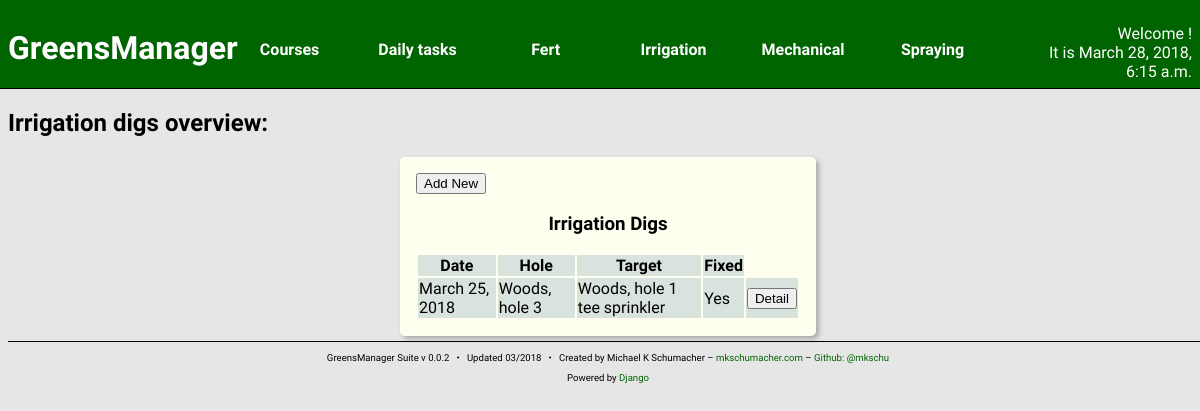
Screenshot of /irrigation/dig/ with the database file from the repository.
### irrigation/models.py (models this page shows)
class IrrigationDig(models.Model):
    date = models.DateField(default=date.today)
    hole = models.ForeignKey('courses.Hole')
    sprinkler = models.ForeignKey(SprinklerHead,
                                  blank = True,
                                  null = True)
    quick_coupler = models.ForeignKey(QuickCoupler,
                                      blank=True,
                                      null=True)
    drain = models.ForeignKey(Drain,
                              blank=True,
                              null=True)
    fixed = models.BooleanField(default = False)
    description = models.TextField(blank=True, null=True)
    created_at = models.DateTimeField(auto_now_add=True)
    updated_at = models.DateTimeField(auto_now=True)

class SprinklerHead(models.Model):
    sprinkler_number = models.IntegerField()
    make = models.CharField(max_length=256,
                            blank=True,
                            null=True)
    model = models.CharField(max_length=256,
                             blank=True,
                             null=True)
    latitude = models.FloatField()
    longitude = models.FloatField()
    distance = models.IntegerField(blank = True, null = True)
    satellite_box = models.ForeignKey(SatelliteBox)
    hole = models.ForeignKey('courses.Hole',
                             blank = True,
                             null = True)
    tee = models.ForeignKey('courses.Tee',
                            blank = True,
                            null = True)
    fairway = models.ForeignKey('courses.Fairway',
                                blank = True,
                                null = True)
    green = models.ForeignKey('courses.Green',
                              blank = True,
                              null = True)
    rough = models.ForeignKey('courses.Rough',
                              blank = True,
                              null = True)
    problem = models.BooleanField(default = False)
    created_at = models.DateTimeField(auto_now_add=True)
    updated_at = models.DateTimeField(auto_now=True)
    def __str__(self):
        if self.tee:
            return "%s sprinkler" % (self.tee)
        elif self.fairway:
            return "%s sprinkler" % (self.fairway)
        elif self.green:
            return "%s sprinkler" % (self.green)
        elif self.rough:
            return "%s sprinkler" % (self.rough)
        else:
            return "sprinkler on %s" % (self.satellite_box)

### courses/models.py (models this page shows)
class Hole(models.Model):
    number = models.IntegerField()
    nickname = models.CharField(max_length=256,
                                null = True,
                                blank = True)
    par = models.IntegerField(default = 4)
    yardage = models.IntegerField()
    course = models.ForeignKey(Course, related_name='hole')
    created_at = models.DateTimeField(auto_now_add=True)
    updated_at = models.DateTimeField(auto_now=True)
    def __str__(self):
        return "%s, hole %d" % (self.course,
                                self.number)

class Course(models.Model):
    name = models.CharField(max_length=256)
    created_at = models.DateTimeField(auto_now_add=True)
    updated_at = models.DateTimeField(auto_now=True)
    def __str__(self):
        return "%s" % (self.name)

class TurfFeature(models.Model):
    area = models.IntegerField()
    soil_type = models.ForeignKey('turfs.SoilType',
                                  blank = True,
                                  null = True)
    turf_species = models.ForeignKey('turfs.TurfgrassSpecies',
                                     blank = True,
                                     null = True)
    turf_cultivar = models.ForeignKey('turfs.Cultivar',
                                      blank = True,
                                      null = True)
    mow_direction = models.DecimalField(decimal_places=24,
                                        max_digits=32,
                                        default=0)
    created_at = models.DateTimeField(auto_now_add=True)
    updated_at = models.DateTimeField(auto_now=True)

class Tee(TurfFeature):
    hole = models.ForeignKey(Hole, related_name='tee')
    def __str__(self):
        return "%s tee" % (self.hole)

### irrigation/views.py (the view)
def digIndex(request):
    digs = IrrigationDig.objects.all().order_by('-date')
    context = {
        'curr_time': curr_time(),
        'digs': digs,
    }
    return render(request, 'irrigation/dig_index.html', context)

### irrigation/views.py (called while the page is built)
def curr_time():
    return now()

### irrigation/templates/irrigation/dig_index.html (shortened to what this page needs)
{% include "head.html" %}
<h2>Irrigation digs overview:</h2>
<section class="content-block content-block-full">
    <a href="{% url 'irr:dig_new' %}">
        <button>Add New</button>
    </a>
    <h3>Irrigation Digs</h3>
    <table>
        <thead>
            <th>Date</th>
            <th>Hole</th>
            <th>Target</th>
            <th>Fixed</th>
        </thead>
        {% for d in digs %}
        <tr>
            <td>{{ d.date }}</td>
            <td>{{ d.hole }}</td>
            <td>
                {% if d.sprinkler %}
                    {{ d.sprinkler }}
                {% endif %}
            </td>
            <td>
                {% if d.fixed %}
                    Yes
                {% else %}
                    No
                {% endif %}
            </td>
            <td>
                <a href="{% url 'irr:dig_detail' pk=d.pk %}">
                    <button>Detail</button>
                </a>
            </td>
        </tr>
        {% endfor %}
    </table>
</section>
{% include "foot.html" %}

### greensManager/static/styles/main.css (style rules this page uses)
body { background: #e6e6e6; font-family: 'Quattrocento Sans', sans-serif; width: 100vw; overflow: auto; }
a { text-decoration: none; color: darkgreen; }
.content-block { width: 32%; float: left; border-radius: 5px; margin: 5px; padding: 2px; background: ivory; box-shadow: 3px 3px 5px darkgray; height: 37vh; overflow: hidden; }
.content-block h3 { text-align: center; }
.content-block table { width: 100%; }
.content-block tr:nth-child(odd) { background: #d9e3de; }
.content-block-full { margin-left: auto; margin-right: auto; float: none; height: auto; overflow: auto; padding: 1em; }
.content-block-full table { margin: auto; }

### rows the page displays
IrrigationDig: date "March 25, 2018", hole "Woods, hole 3", sprinkler "Woods, hole 1 tee sprinkler", fixed "Yes"

### other values shown
{{ curr_time }} "March 28, 2018, 6:15 a.m."
